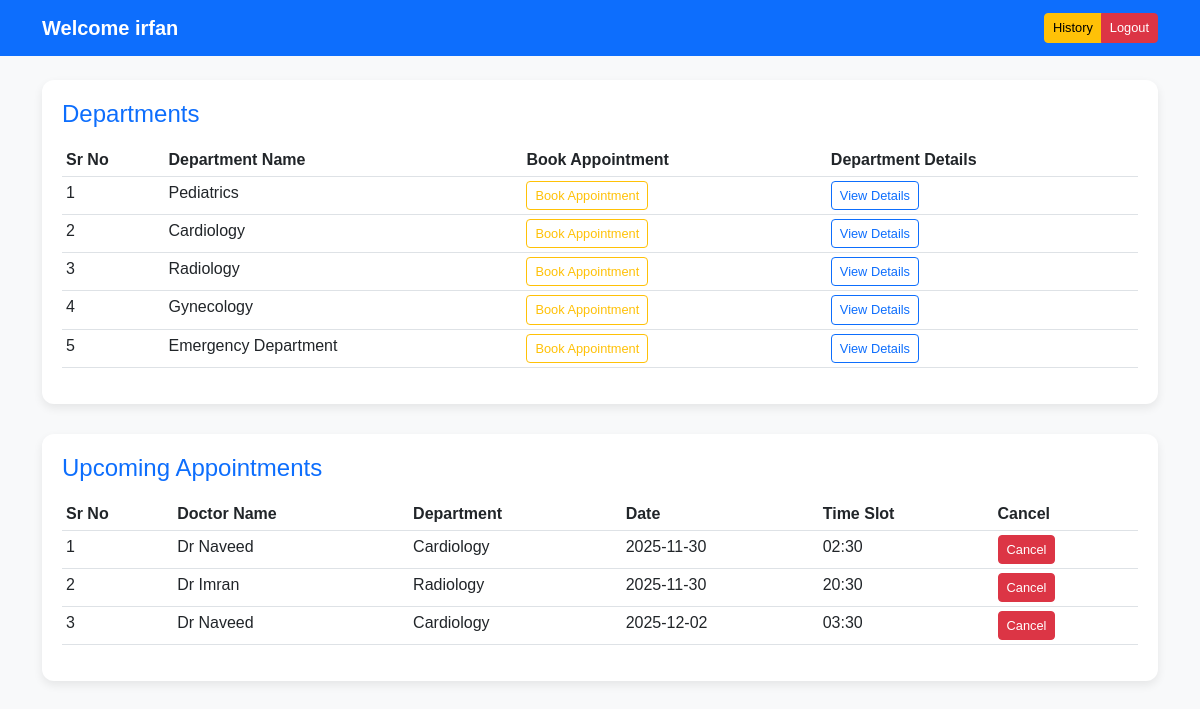
The app's page /patient/dashboard (signed in) with its own data.
### application/models.py (models this page shows)
class Patient(db.Model):
    id = db.Column(db.Integer, primary_key=True)
    name = db.Column(db.String(100), nullable=False)
    email = db.Column(db.String(100), unique=True)
    phone = db.Column(db.String(20))
    user_id = db.Column(db.Integer, db.ForeignKey('user.id'))

class Department(db.Model):
    id = db.Column(db.Integer, primary_key=True)
    name = db.Column(db.String(100), nullable=False)
    details = db.Column(db.Text)

class Appointment(db.Model):
    id = db.Column(db.Integer, primary_key=True)
    patient_id = db.Column(db.Integer, db.ForeignKey('patient.id'))
    doctor_id = db.Column(db.Integer, db.ForeignKey('doctor.id'))
    department_id = db.Column(db.Integer, db.ForeignKey('department.id'))
    date = db.Column(db.String(20))
    slot = db.Column(db.String(20))
    status = db.Column(db.String(20), default='Scheduled')
    doctor = db.relationship('Doctor', backref='appointments')
    department = db.relationship('Department', backref='appointments')
    patient = db.relationship('Patient', backref='appointments')

class Doctor(db.Model):
    id = db.Column(db.Integer, primary_key=True)
    name = db.Column(db.String(100), nullable=False)
    email = db.Column(db.String(100), unique=True)
    phone = db.Column(db.String(20), nullable=False)
    experience = db.Column(db.Integer)
    details = db.Column(db.Text)
    available_slots = db.Column(db.Text)  # Could store JSON string for slots
    department_id = db.Column(db.Integer, db.ForeignKey('department.id'))
    department = db.relationship('Department', backref='doctors')

### application/controllers.py (the view)
    @app.route('/patient/dashboard')
    def patient_dashboard():
        if 'role' not in session or session['role'] != 'patient':
            flash("Access denied!", "danger")
            return redirect(url_for('login'))
        user_id = session.get('user_id')
        patient = Patient.query.filter_by(user_id=user_id).first()
        if not patient:
            flash("Patient record not found!", "danger")
            return redirect(url_for('login'))
        departments = Department.query.all()
        upcoming_appointments = Appointment.query.filter_by(patient_id=patient.id).order_by(Appointment.date.asc()).all()
        return render_template(
            'patient_dash.html',
            patient=patient,
            departments=departments,
            upcoming_appointments=upcoming_appointments
        )

### templates/patient_dash.html (shortened to what this page needs)
<!DOCTYPE html>
<html lang="en">
<head>
    <link href="https://cdn.jsdelivr.net/npm/bootstrap@5.3.0/dist/css/bootstrap.min.css" rel="stylesheet">
</head>
<body>
<nav class="navbar navbar-expand-lg">
    <div class="container">
        <a class="navbar-brand">Welcome {{ patient.name }}</a>
        <div class="ms-auto btn-group">
            <a href="/patient/history" class="btn btn-warning btn-sm">History</a>
            <a href="/logout" class="btn btn-danger btn-sm">Logout</a>
        </div>
    </div>
</nav>
<div class="container mt-4">
    <div class="table-section">
        <h4>Departments</h4>
        <table class="table table-hover table-sm">
            <thead>
                <tr>
                    <th>Sr No</th>
                    <th>Department Name</th>
                    <th>Book Appointment</th>
                    <th>Department Details</th>
                </tr>
            </thead>
            <tbody>
                {% for dept in departments %}
                <tr>
                    <td>{{ loop.index }}</td>
                    <td>{{ dept.name }}</td>
                    <td>
                        <a href="{{ url_for('book_appointment', department_id=dept.id) }}">
                            <button type="button" class="btn btn-outline-warning btn-sm">Book Appointment</button>
                        </a>
                    </td>
                    <td>
                        <a href="/department/{{ dept.id }}">
                            <button type="button" class="btn btn-outline-primary btn-sm">View Details</button>
                        </a>
                    </td>
                </tr>
                {% endfor %}
            </tbody>
        </table>
    </div>
    <div class="table-section">
        <h4>Upcoming Appointments</h4>
        <table class="table table-hover table-sm">
            <thead>
                <tr>
                    <th>Sr No</th>
                    <th>Doctor Name</th>
                    <th>Department</th>
                    <th>Date</th>
                    <th>Time Slot</th>
                    <th>Cancel</th>
                </tr>
            </thead>
            <tbody>
                {% for appt in upcoming_appointments %}
                <tr>
                    <td>{{ loop.index }}</td>
                    <td>{{ appt.doctor.name }}</td>
                    <td>{{ appt.department.name }}</td>
                    <td>{{ appt.date }}</td>
                    <td>{{ appt.slot }}</td>
                    <td>
                        <form action="{{ url_for('cancel_appointment', appointment_id=appt.id) }}" method="POST" style="display:inline;">
                            <button type="submit" class="btn btn-sm btn-danger" onclick="return confirm('Are you sure you want to cancel?');">Cancel</button>
                        </form>
                    </td>
                </tr>
                {% endfor %}
            </tbody>
        </table>
    </div>
</div>
</body>
</html>

### templates/patient_dash.html (style rules this page uses)
body { background: #f8f9fa; font-family: Arial, sans-serif; }
.navbar { background: #0d6efd; }
.navbar-brand, .nav-link, .navbar-text { color: white !important; font-weight: 600; }
.dashboard-card, .table-section { background: white; border-radius: 12px; padding: 20px; box-shadow: 0 4px 10px rgba(0,0,0,0.08); margin-bottom: 30px; }
h4 { color: #0d6efd; margin-bottom: 15px; }
.btn-sm { font-size: 0.8rem; }

### records on screen
Patient: name "irfan"
Department: name "Pediatrics"
Department: name "Cardiology"
Department: name "Radiology"
Department: name "Gynecology"
Department: name "Emergency Department"
Appointment: doctor.name "Dr Naveed", department.name "Cardiology", date "2025-11-30", slot "02:30"
Appointment: doctor.name "Dr Imran", department.name "Radiology", date "2025-11-30", slot "20:30"
Appointment: doctor.name "Dr Naveed", department.name "Cardiology", date "2025-12-02", slot "03:30"
